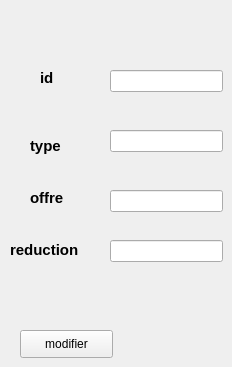
      <widget class="QWidget" name="tab_11">
       <attribute name="title">
        <string>modifier</string>
       </attribute>
       <widget class="QPushButton" name="modifier1">
        <property name="geometry">
         <rect>
          <x>20</x>
          <y>330</y>
          <width>93</width>
          <height>28</height>
         </rect>
        </property>
        <property name="text">
         <string>modifier</string>
        </property>
       </widget>
       <widget class="QLabel" name="label_16">
        <property name="geometry">
         <rect>
          <x>40</x>
          <y>70</y>
          <width>55</width>
          <height>16</height>
         </rect>
        </property>
        <property name="font">
         <font>
          <pointsize>11</pointsize>
          <weight>75</weight>
          <bold>true</bold>
         </font>
        </property>
        <property name="text">
         <string>id</string>
        </property>
       </widget>
       <widget class="QLabel" name="label_17">
        <property name="geometry">
         <rect>
          <x>30</x>
          <y>130</y>
          <width>55</width>
          <height>31</height>
         </rect>
        </property>
        <property name="font">
         <font>
          <pointsize>11</pointsize>
          <weight>75</weight>
          <bold>true</bold>
         </font>
        </property>
        <property name="text">
         <string>type</string>
        </property>
       </widget>
       <widget class="QLabel" name="label_18">
        <property name="geometry">
         <rect>
          <x>30</x>
          <y>190</y>
          <width>55</width>
          <height>16</height>
         </rect>
        </property>
        <property name="font">
         <font>
          <pointsize>11</pointsize>
          <weight>75</weight>
          <bold>true</bold>
         </font>
        </property>
        <property name="text">
         <string>offre</string>
        </property>
       </widget>
       <widget class="QLabel" name="label_19">
        <property name="geometry">
         <rect>
          <x>10</x>
          <y>240</y>
          <width>91</width>
          <height>20</height>
         </rect>
        </property>
        <property name="font">
         <font>
          <pointsize>11</pointsize>
          <weight>75</weight>
          <bold>true</bold>
         </font>
        </property>
        <property name="text">
         <string>reduction</string>
        </property>
       </widget>
       <widget class="QLineEdit" name="lineEdit_2">
        <property name="geometry">
         <rect>
          <x>110</x>
          <y>70</y>
          <width>113</width>
          <height>22</height>
         </rect>
        </property>
       </widget>
       <widget class="QLineEdit" name="lineEdit_3">
        <property name="geometry">
         <rect>
          <x>110</x>
          <y>130</y>
          <width>113</width>
          <height>22</height>
         </rect>
        </property>
       </widget>
       <widget class="QLineEdit" name="lineEdit_4">
        <property name="geometry">
         <rect>
          <x>110</x>
          <y>190</y>
          <width>113</width>
          <height>22</height>
         </rect>
        </property>
       </widget>
       <widget class="QLineEdit" name="lineEdit_5">
        <property name="geometry">
         <rect>
          <x>110</x>
          <y>240</y>
          <width>113</width>
          <height>22</height>
         </rect>
        </property>
       </widget>
      </widget>
